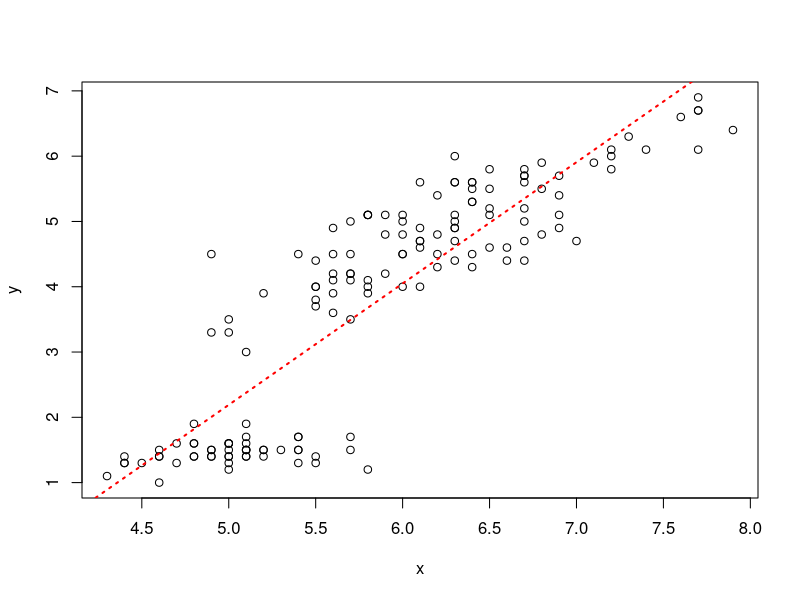
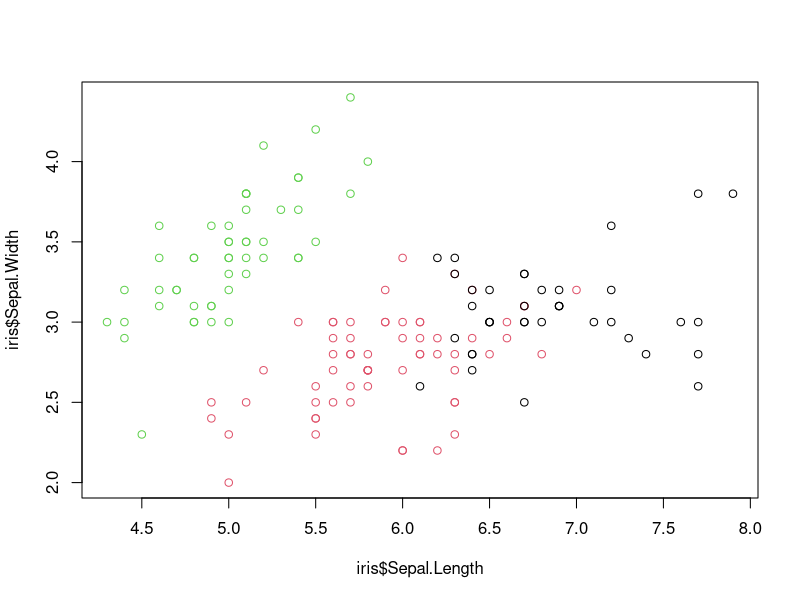

Recreate these plots in R, in order. (Note: this script raises an error after producing the figures.)
#############################################################################
# simple regression model
#############################################################################

df <- iris 
x <- df$Sepal.Length
y <- df$Petal.Length
plot (x,y)
mod <- lm(y~x)
abline(mod, col="red",lty="dotted",lwd=2)

coef(mod)         # shows intercept (y at x=0) and slope (dy/dx) 
residuals(mod)    # shows the residuals (predicted value - real value)
predict(mod)      # predicts 

library(broom)
augment(mod)      # creates a dataframe with real values, predicted values, residuals, ...


#############################################################################
# clustering (kmeans)
#############################################################################

cl <- kmeans(iris[-5], 3)       # dont use species of iris, 3 centers
table(cl$cluster, iris$Species) # compare cluster with species
plot(iris$Sepal.Length, iris$Sepal.Width, col = cl$cluster)


#############################################################################
# classification (decision tree)
#############################################################################

library(rpart)
mod <- rpart(Species ~ Sepal.Length + Sepal.Width, 
             data = iris,
             method = "class")
mod
new <- data.frame(Sepal.Length = 5.3, Sepal.Width = 2.9)
pred <- predict(mod, new, type = "class")

# confusion matrix
conf <- table(new$Species, pred)
conf

# accuracy (percentage correct predicted)
acc <- sum(diag(conf)) / sum(conf)
acc
